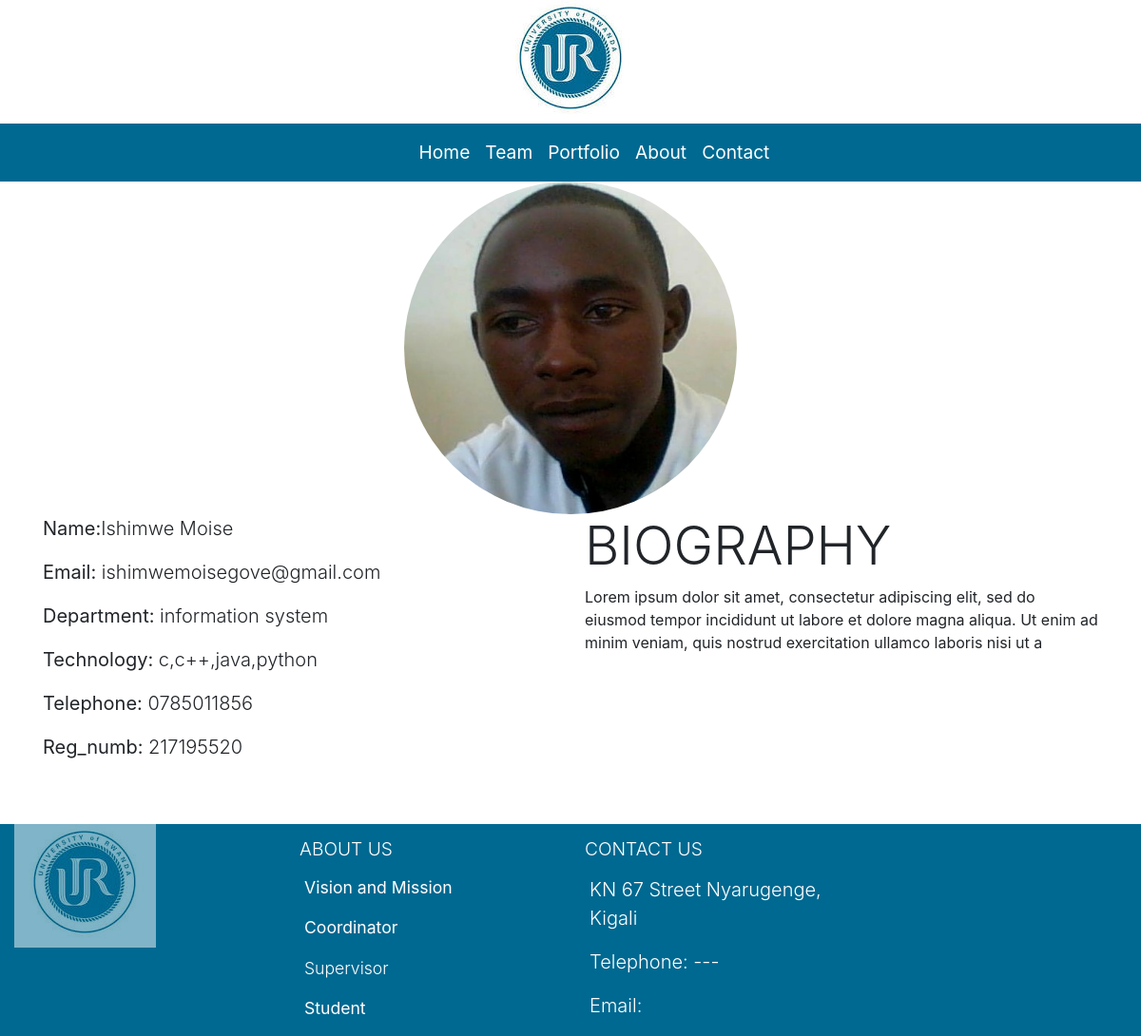
The page /student/detail/1/ on the database its author committed.
### home/models.py (models this page shows, shortened)
class Student(models.Model):
    photo = models.ImageField(upload_to='image')
    name = models.CharField(max_length=80)
    email = models.CharField(max_length=100)
    department = models.CharField(max_length=70)
    technologies = models.CharField(max_length=100)
    telephone = models.CharField(max_length=70)
    reg_numb = models.IntegerField()
    biography = models.TextField(max_length=1000)
    project = models.ForeignKey(Project, related_name='students', on_delete=models.CASCADE)

### home/views.py (the view)
# urls.py: path('student/detail/<int:id>/', views.student_detail, name = 'student_detail'),
def student_detail(request, id):
    projet = Student.objects.get(pk=id)
    return render(request, 'student_detail.html', {'projet':projet})

### templates/student_detail.html
{%extends 'base.html'%}
{% block content%}
<div class="row justify-content-center">
<img  class="img-fluid rounded-circle" src="{{projet.photo.url}}" style="height:350px;width:350px;">
    </div>
<div class="row " >
    <div class="col">
   <p class="lead"> <b>Name:</b>{{projet.name}}</p>
        <p class="lead"> <b>Email:</b>             {{projet.email}}<br></p>
        <p class="lead"><b>Department: </b>   {{projet.department}}<br></p>
        <p class="lead"> <b>Technology: </b>  {{projet.technologies}}<br></p>
        <p class="lead"> <b>Telephone: </b>   {{projet.telephone}}<br></p>
        <p class="lead"><b>Reg_numb: </b>     {{projet.reg_numb}}<br></p>
    </div>
    <div class="col">
        <h1 class="display-4">BIOGRAPHY</h1>
       {{projet.biography}}
    </div>
    </div>
{% endblock%}

### rows shown on the page
Student: photo (picture), name "Ishimwe Moise", email "ishimwemoisegove@gmail.com", department "information system", technologies "c,c++,java,python", telephone "0785011856", reg_numb "217195520", biography "Lorem ipsum dolor sit amet, consectetur adipiscing elit, sed do eiusmod tempor incididunt ut labore et dolore magna aliqua. Ut enim ad minim veniam, quis nostrud exercitation ullamco laboris nisi ut a"
